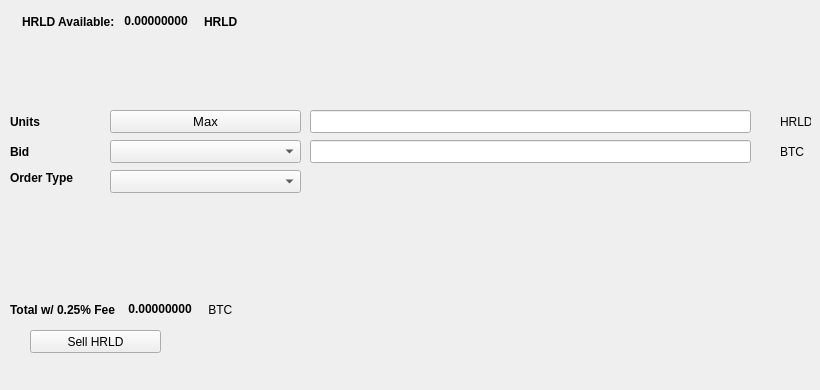
   <widget class="QWidget" name="SellTab">
    <attribute name="title">
     <string>Sell</string>
    </attribute>
    <widget class="QLabel" name="label_16">
     <property name="geometry">
      <rect>
       <x>780</x>
       <y>140</y>
       <width>31</width>
       <height>23</height>
      </rect>
     </property>
     <property name="text">
      <string>BTC</string>
     </property>
    </widget>
    <widget class="QComboBox" name="SellBidcomboBox">
     <property name="geometry">
      <rect>
       <x>110</x>
       <y>140</y>
       <width>191</width>
       <height>23</height>
      </rect>
     </property>
     <property name="font">
      <font>
       <pointsize>10</pointsize>
      </font>
     </property>
    </widget>
    <widget class="QLabel" name="label_18">
     <property name="geometry">
      <rect>
       <x>10</x>
       <y>110</y>
       <width>46</width>
       <height>23</height>
      </rect>
     </property>
     <property name="font">
      <font>
       <weight>75</weight>
       <bold>true</bold>
      </font>
     </property>
     <property name="text">
      <string>Units</string>
     </property>
    </widget>
    <widget class="QPushButton" name="Sell_Max_Amount">
     <property name="geometry">
      <rect>
       <x>110</x>
       <y>110</y>
       <width>191</width>
       <height>23</height>
      </rect>
     </property>
     <property name="font">
      <font>
       <pointsize>10</pointsize>
      </font>
     </property>
     <property name="text">
      <string>Max</string>
     </property>
    </widget>
    <widget class="QLabel" name="label_20">
     <property name="geometry">
      <rect>
       <x>10</x>
       <y>170</y>
       <width>91</width>
       <height>16</height>
      </rect>
     </property>
     <property name="font">
      <font>
       <weight>75</weight>
       <bold>true</bold>
      </font>
     </property>
     <property name="text">
      <string>Order Type</string>
     </property>
    </widget>
    <widget class="QComboBox" name="SellOrdertypeCombo">
     <property name="geometry">
      <rect>
       <x>110</x>
       <y>170</y>
       <width>191</width>
       <height>23</height>
      </rect>
     </property>
     <property name="font">
      <font>
       <pointsize>10</pointsize>
      </font>
     </property>
    </widget>
    <widget class="QLabel" name="label_21">
     <property name="geometry">
      <rect>
       <x>10</x>
       <y>140</y>
       <width>46</width>
       <height>23</height>
      </rect>
     </property>
     <property name="font">
      <font>
       <weight>75</weight>
       <bold>true</bold>
      </font>
     </property>
     <property name="text">
      <string>Bid</string>
     </property>
    </widget>
    <widget class="QLabel" name="label_22">
     <property name="geometry">
      <rect>
       <x>780</x>
       <y>110</y>
       <width>31</width>
       <height>23</height>
      </rect>
     </property>
     <property name="text">
      <string>HRLD</string>
     </property>
    </widget>
    <widget class="QLineEdit" name="UnitsInputENZ">
     <property name="geometry">
      <rect>
       <x>310</x>
       <y>110</y>
       <width>441</width>
       <height>23</height>
      </rect>
     </property>
     <property name="font">
      <font>
       <pointsize>9</pointsize>
       <weight>75</weight>
       <bold>true</bold>
      </font>
     </property>
    </widget>
    <widget class="QLineEdit" name="SellBidPriceEdit">
     <property name="geometry">
      <rect>
       <x>310</x>
       <y>140</y>
       <width>441</width>
       <height>23</height>
      </rect>
     </property>
     <property name="font">
      <font>
       <pointsize>9</pointsize>
       <weight>75</weight>
       <bold>true</bold>
      </font>
     </property>
    </widget>
    <widget class="QPushButton" name="SellENZBTN">
     <property name="geometry">
      <rect>
       <x>30</x>
       <y>330</y>
       <width>131</width>
       <height>23</height>
      </rect>
     </property>
     <property name="text">
      <string>Sell HRLD</string>
     </property>
     <property name="icon">
      <iconset resource="../haroldcoin">
       <normaloff>:/icons/bitcoin</normaloff>:/icons/bitcoin</iconset>
     </property>
    </widget>
    <widget class="QWidget" name="layoutWidget3">
     <property name="geometry">
      <rect>
       <x>22</x>
       <y>12</y>
       <width>258</width>
       <height>19</height>
      </rect>
     </property>
     <layout class="QHBoxLayout" name="horizontalLayout">
      <item>
       <widget class="QLabel" name="label232_2">
        <property name="font">
         <font>
          <weight>75</weight>
          <bold>true</bold>
         </font>
        </property>
        <property name="text">
         <string>HRLD Available:</string>
        </property>
       </widget>
      </item>
      <item>
       <widget class="QLabel" name="ENZAvailableLabel">
        <property name="palette">
         <palette>
          <active>
           <colorrole role="WindowText">
            <brush brushstyle="SolidPattern">
             <color alpha="255">
              <red>0</red>
              <green>0</green>
              <blue>0</blue>
             </color>
            </brush>
           </colorrole>
           <colorrole role="Button">
            <brush brushstyle="SolidPattern">
             <color alpha="255">
              <red>0</red>
              <green>170</green>
              <blue>0</blue>
             </color>
            </brush>
           </colorrole>
           <colorrole role="Light">
            <brush brushstyle="SolidPattern">
             <color alpha="255">
              <red>0</red>
              <green>255</green>
              <blue>0</blue>
             </color>
            </brush>
           </colorrole>
           <colorrole role="Midlight">
            <brush brushstyle="SolidPattern">
             <color alpha="255">
              <red>0</red>
              <green>212</green>
              <blue>0</blue>
             </color>
            </brush>
           </colorrole>
           <colorrole role="Dark">
            <brush brushstyle="SolidPattern">
             <color alpha="255">
              <red>0</red>
              <green>85</green>
              <blue>0</blue>
             </color>
            </brush>
           </colorrole>
           <colorrole role="Mid">
            <brush brushstyle="SolidPattern">
             <color alpha="255">
              <red>0</red>
              <green>113</green>
              <blue>0</blue>
             </color>
            </brush>
           </colorrole>
           <colorrole role="Text">
            <brush brushstyle="SolidPattern">
             <color alpha="255">
              <red>0</red>
              <green>170</green>
              <blue>0</blue>
             </color>
            </brush>
           </colorrole>
           <colorrole role="BrightText">
            <brush brushstyle="SolidPattern">
             <color alpha="255">
              <red>255</red>
              <green>255</green>
              <blue>255</blue>
             </color>
            </brush>
           </colorrole>
           <colorrole role="ButtonText">
            <brush brushstyle="SolidPattern">
             <color alpha="255">
              <red>0</red>
              <green>0</green>
              <blue>0</blue>
             </color>
            </brush>
           </colorrole>
           <colorrole role="Base">
            <brush brushstyle="SolidPattern">
             <color alpha="255">
              <red>255</red>
              <green>255</green>
              <blue>255</blue>
             </color>
            </brush>
           </colorrole>
           <colorrole role="Window">
            <brush brushstyle="SolidPattern">
             <color alpha="255">
              <red>0</red>
              <green>170</green>
              <blue>0</blue>
             </color>
            </brush>
           </colorrole>
           <colorrole role="Shadow">
            <brush brushstyle="SolidPattern">
             <color alpha="255">
              <red>0</red>
              <green>0</green>
              <blue>0</blue>
             </color>
            </brush>
           </colorrole>
           <colorrole role="AlternateBase">
            <brush brushstyle="SolidPattern">
             <color alpha="255">
              <red>127</red>
              <green>212</green>
              <blue>127</blue>
             </color>
            </brush>
           </colorrole>
           <colorrole role="ToolTipBase">
            <brush brushstyle="SolidPattern">
             <color alpha="255">
              <red>255</red>
              <green>255</green>
              <blue>220</blue>
             </color>
            </brush>
           </colorrole>
           <colorrole role="ToolTipText">
            <brush brushstyle="SolidPattern">
             <color alpha="255">
              <red>0</red>
              <green>0</green>
              <blue>0</blue>
             </color>
            </brush>
           </colorrole>
          </active>
          <inactive>
           <colorrole role="WindowText">
            <brush brushstyle="SolidPattern">
             <color alpha="255">
              <red>0</red>
              <green>0</green>
              <blue>0</blue>
             </color>
            </brush>
           </colorrole>
           <colorrole role="Button">
            <brush brushstyle="SolidPattern">
             <color alpha="255">
              <red>0</red>
              <green>170</green>
              <blue>0</blue>
             </color>
            </brush>
           </colorrole>
           <colorrole role="Light">
            <brush brushstyle="SolidPattern">
             <color alpha="255">
              <red>0</red>
              <green>255</green>
              <blue>0</blue>
             </color>
            </brush>
           </colorrole>
           <colorrole role="Midlight">
            <brush brushstyle="SolidPattern">
             <color alpha="255">
              <red>0</red>
              <green>212</green>
              <blue>0</blue>
             </color>
            </brush>
           </colorrole>
           <colorrole role="Dark">
            <brush brushstyle="SolidPattern">
             <color alpha="255">
              <red>0</red>
              <green>85</green>
              <blue>0</blue>
             </color>
            </brush>
           </colorrole>
           <colorrole role="Mid">
            <brush brushstyle="SolidPattern">
             <color alpha="255">
              <red>0</red>
              <green>113</green>
              <blue>0</blue>
             </color>
            </brush>
           </colorrole>
           <colorrole role="Text">
            <brush brushstyle="SolidPattern">
             <color alpha="255">
              <red>0</red>
              <green>170</green>
              <blue>0</blue>
             </color>
            </brush>
           </colorrole>
           <colorrole role="BrightText">
            <brush brushstyle="SolidPattern">
             <color alpha="255">
              <red>255</red>
              <green>255</green>
              <blue>255</blue>
             </color>
            </brush>
           </colorrole>
           <colorrole role="ButtonText">
            <brush brushstyle="SolidPattern">
             <color alpha="255">
              <red>0</red>
              <green>0</green>
              <blue>0</blue>
             </color>
            </brush>
           </colorrole>
           <colorrole role="Base">
            <brush brushstyle="SolidPattern">
             <color alpha="255">
              <red>255</red>
              <green>255</green>
              <blue>255</blue>
             </color>
            </brush>
           </colorrole>
           <colorrole role="Window">
            <brush brushstyle="SolidPattern">
             <color alpha="255">
              <red>0</red>
              <green>170</green>
              <blue>0</blue>
             </color>
            </brush>
           </colorrole>
           <colorrole role="Shadow">
            <brush brushstyle="SolidPattern">
             <color alpha="255">
              <red>0</red>
              <green>0</green>
              <blue>0</blue>
             </color>
            </brush>
           </colorrole>
           <colorrole role="AlternateBase">
            <brush brushstyle="SolidPattern">
             <color alpha="255">
              <red>127</red>
              <green>212</green>
              <blue>127</blue>
             </color>
            </brush>
           </colorrole>
           <colorrole role="ToolTipBase">
            <brush brushstyle="SolidPattern">
             <color alpha="255">
              <red>255</red>
              <green>255</green>
              <blue>220</blue>
             </color>
            </brush>
           </colorrole>
           <colorrole role="ToolTipText">
            <brush brushstyle="SolidPattern">
             <color alpha="255">
              <red>0</red>
              <green>0</green>
              <blue>0</blue>
             </color>
            </brush>
           </colorrole>
          </inactive>
          <disabled>
           <colorrole role="WindowText">
            <brush brushstyle="SolidPattern">
             <color alpha="255">
              <red>0</red>
              <green>85</green>
              <blue>0</blue>
             </color>
            </brush>
           </colorrole>
           <colorrole role="Button">
            <brush brushstyle="SolidPattern">
             <color alpha="255">
              <red>0</red>
              <green>170</green>
              <blue>0</blue>
             </color>
            </brush>
           </colorrole>
           <colorrole role="Light">
            <brush brushstyle="SolidPattern">
             <color alpha="255">
              <red>0</red>
              <green>255</green>
              <blue>0</blue>
             </color>
            </brush>
           </colorrole>
           <colorrole role="Midlight">
            <brush brushstyle="SolidPattern">
             <color alpha="255">
              <red>0</red>
              <green>212</green>
              <blue>0</blue>
             </color>
            </brush>
           </colorrole>
           <colorrole role="Dark">
            <brush brushstyle="SolidPattern">
             <color alpha="255">
              <red>0</red>
              <green>85</green>
              <blue>0</blue>
             </color>
            </brush>
           </colorrole>
           <colorrole role="Mid">
            <brush brushstyle="SolidPattern">
             <color alpha="255">
              <red>0</red>
              <green>113</green>
              <blue>0</blue>
             </color>
            </brush>
           </colorrole>
           <colorrole role="Text">
            <brush brushstyle="SolidPattern">
             <color alpha="255">
              <red>0</red>
              <green>85</green>
              <blue>0</blue>
             </color>
            </brush>
           </colorrole>
           <colorrole role="BrightText">
            <brush brushstyle="SolidPattern">
             <color alpha="255">
              <red>255</red>
              <green>255</green>
              <blue>255</blue>
             </color>
            </brush>
           </colorrole>
           <colorrole role="ButtonText">
            <brush brushstyle="SolidPattern">
             <color alpha="255">
              <red>0</red>
              <green>85</green>
              <blue>0</blue>
             </color>
            </brush>
           </colorrole>
           <colorrole role="Base">
            <brush brushstyle="SolidPattern">
             <color alpha="255">
              <red>0</red>
              <green>170</green>
              <blue>0</blue>
             </color>
            </brush>
           </colorrole>
           <colorrole role="Window">
            <brush brushstyle="SolidPattern">
             <color alpha="255">
              <red>0</red>
              <green>170</green>
              <blue>0</blue>
             </color>
            </brush>
           </colorrole>
           <colorrole role="Shadow">
            <brush brushstyle="SolidPattern">
             <color alpha="255">
              <red>0</red>
              <green>0</green>
              <blue>0</blue>
             </color>
            </brush>
           </colorrole>
           <colorrole role="AlternateBase">
            <brush brushstyle="SolidPattern">
             <color alpha="255">
              <red>0</red>
              <green>170</green>
              <blue>0</blue>
             </color>
            </brush>
           </colorrole>
           <colorrole role="ToolTipBase">
            <brush brushstyle="SolidPattern">
             <color alpha="255">
              <red>255</red>
              <green>255</green>
              <blue>220</blue>
             </color>
            </brush>
           </colorrole>
           <colorrole role="ToolTipText">
            <brush brushstyle="SolidPattern">
             <color alpha="255">
              <red>0</red>
              <green>0</green>
              <blue>0</blue>
             </color>
            </brush>
           </colorrole>
          </disabled>
         </palette>
        </property>
        <property name="font">
         <font>
          <weight>75</weight>
          <bold>true</bold>
         </font>
        </property>
        <property name="text">
         <string> 0.00000000 </string>
        </property>
        <property name="textInteractionFlags">
         <set>Qt::LinksAccessibleByMouse|Qt::TextSelectableByKeyboard|Qt::TextSelectableByMouse</set>
        </property>
       </widget>
      </item>
      <item>
       <widget class="QLabel" name="labelENZ">
        <property name="font">
         <font>
          <weight>75</weight>
          <bold>true</bold>
         </font>
        </property>
        <property name="text">
         <string>HRLD</string>
        </property>
       </widget>
      </item>
     </layout>
    </widget>
    <widget class="QWidget" name="layoutWidget">
     <property name="geometry">
      <rect>
       <x>10</x>
       <y>300</y>
       <width>268</width>
       <height>19</height>
      </rect>
     </property>
     <layout class="QHBoxLayout" name="horizontalLayout_2">
      <item>
       <widget class="QLabel" name="label_19">
        <property name="font">
         <font>
          <weight>75</weight>
          <bold>true</bold>
         </font>
        </property>
        <property name="text">
         <string>Total w/ 0.25% Fee </string>
        </property>
       </widget>
      </item>
      <item>
       <widget class="QLabel" name="SellCostLabel">
        <property name="palette">
         <palette>
          <active>
           <colorrole role="WindowText">
            <brush brushstyle="SolidPattern">
             <color alpha="255">
              <red>0</red>
              <green>0</green>
              <blue>0</blue>
             </color>
            </brush>
           </colorrole>
           <colorrole role="Button">
            <brush brushstyle="SolidPattern">
             <color alpha="255">
              <red>0</red>
              <green>170</green>
              <blue>0</blue>
             </color>
            </brush>
           </colorrole>
           <colorrole role="Light">
            <brush brushstyle="SolidPattern">
             <color alpha="255">
              <red>0</red>
              <green>255</green>
              <blue>0</blue>
             </color>
            </brush>
           </colorrole>
           <colorrole role="Midlight">
            <brush brushstyle="SolidPattern">
             <color alpha="255">
              <red>0</red>
              <green>212</green>
              <blue>0</blue>
             </color>
            </brush>
           </colorrole>
           <colorrole role="Dark">
            <brush brushstyle="SolidPattern">
             <color alpha="255">
              <red>0</red>
              <green>85</green>
              <blue>0</blue>
             </color>
            </brush>
           </colorrole>
           <colorrole role="Mid">
            <brush brushstyle="SolidPattern">
             <color alpha="255">
              <red>0</red>
              <green>113</green>
              <blue>0</blue>
             </color>
            </brush>
           </colorrole>
           <colorrole role="Text">
            <brush brushstyle="SolidPattern">
             <color alpha="255">
              <red>0</red>
              <green>170</green>
              <blue>0</blue>
             </color>
            </brush>
           </colorrole>
           <colorrole role="BrightText">
            <brush brushstyle="SolidPattern">
             <color alpha="255">
              <red>255</red>
              <green>255</green>
              <blue>255</blue>
             </color>
            </brush>
           </colorrole>
           <colorrole role="ButtonText">
            <brush brushstyle="SolidPattern">
             <color alpha="255">
              <red>0</red>
              <green>0</green>
              <blue>0</blue>
             </color>
            </brush>
           </colorrole>
           <colorrole role="Base">
            <brush brushstyle="SolidPattern">
             <color alpha="255">
              <red>255</red>
              <green>255</green>
              <blue>255</blue>
             </color>
            </brush>
           </colorrole>
           <colorrole role="Window">
            <brush brushstyle="SolidPattern">
             <color alpha="255">
              <red>0</red>
              <green>170</green>
              <blue>0</blue>
             </color>
            </brush>
           </colorrole>
           <colorrole role="Shadow">
            <brush brushstyle="SolidPattern">
             <color alpha="255">
              <red>0</red>
              <green>0</green>
              <blue>0</blue>
             </color>
            </brush>
           </colorrole>
           <colorrole role="AlternateBase">
            <brush brushstyle="SolidPattern">
             <color alpha="255">
              <red>127</red>
              <green>212</green>
              <blue>127</blue>
             </color>
            </brush>
           </colorrole>
           <colorrole role="ToolTipBase">
            <brush brushstyle="SolidPattern">
             <color alpha="255">
              <red>255</red>
              <green>255</green>
              <blue>220</blue>
             </color>
            </brush>
           </colorrole>
           <colorrole role="ToolTipText">
            <brush brushstyle="SolidPattern">
             <color alpha="255">
              <red>0</red>
              <green>0</green>
              <blue>0</blue>
             </color>
            </brush>
           </colorrole>
          </active>
          <inactive>
           <colorrole role="WindowText">
            <brush brushstyle="SolidPattern">
             <color alpha="255">
              <red>0</red>
              <green>0</green>
              <blue>0</blue>
             </color>
            </brush>
           </colorrole>
           <colorrole role="Button">
            <brush brushstyle="SolidPattern">
             <color alpha="255">
              <red>0</red>
              <green>170</green>
              <blue>0</blue>
             </color>
            </brush>
           </colorrole>
           <colorrole role="Light">
            <brush brushstyle="SolidPattern">
             <color alpha="255">
              <red>0</red>
              <green>255</green>
              <blue>0</blue>
             </color>
            </brush>
           </colorrole>
           <colorrole role="Midlight">
            <brush brushstyle="SolidPattern">
             <color alpha="255">
              <red>0</red>
              <green>212</green>
              <blue>0</blue>
             </color>
            </brush>
           </colorrole>
           <colorrole role="Dark">
            <brush brushstyle="SolidPattern">
             <color alpha="255">
              <red>0</red>
              <green>85</green>
              <blue>0</blue>
             </color>
            </brush>
           </colorrole>
           <colorrole role="Mid">
            <brush brushstyle="SolidPattern">
             <color alpha="255">
              <red>0</red>
              <green>113</green>
              <blue>0</blue>
             </color>
            </brush>
           </colorrole>
           <colorrole role="Text">
            <brush brushstyle="SolidPattern">
             <color alpha="255">
              <red>0</red>
              <green>170</green>
              <blue>0</blue>
             </color>
            </brush>
           </colorrole>
           <colorrole role="BrightText">
            <brush brushstyle="SolidPattern">
             <color alpha="255">
              <red>255</red>
              <green>255</green>
              <blue>255</blue>
             </color>
            </brush>
           </colorrole>
           <colorrole role="ButtonText">
            <brush brushstyle="SolidPattern">
             <color alpha="255">
              <red>0</red>
              <green>0</green>
              <blue>0</blue>
             </color>
            </brush>
           </colorrole>
           <colorrole role="Base">
            <brush brushstyle="SolidPattern">
             <color alpha="255">
              <red>255</red>
              <green>255</green>
              <blue>255</blue>
             </color>
            </brush>
           </colorrole>
           <colorrole role="Window">
            <brush brushstyle="SolidPattern">
             <color alpha="255">
              <red>0</red>
              <green>170</green>
              <blue>0</blue>
             </color>
            </brush>
           </colorrole>
           <colorrole role="Shadow">
            <brush brushstyle="SolidPattern">
             <color alpha="255">
              <red>0</red>
              <green>0</green>
              <blue>0</blue>
             </color>
            </brush>
           </colorrole>
           <colorrole role="AlternateBase">
            <brush brushstyle="SolidPattern">
             <color alpha="255">
              <red>127</red>
              <green>212</green>
              <blue>127</blue>
             </color>
            </brush>
           </colorrole>
           <colorrole role="ToolTipBase">
            <brush brushstyle="SolidPattern">
             <color alpha="255">
              <red>255</red>
              <green>255</green>
              <blue>220</blue>
             </color>
            </brush>
           </colorrole>
           <colorrole role="ToolTipText">
            <brush brushstyle="SolidPattern">
             <color alpha="255">
              <red>0</red>
              <green>0</green>
              <blue>0</blue>
             </color>
            </brush>
           </colorrole>
          </inactive>
          <disabled>
           <colorrole role="WindowText">
            <brush brushstyle="SolidPattern">
             <color alpha="255">
              <red>0</red>
              <green>85</green>
              <blue>0</blue>
             </color>
            </brush>
           </colorrole>
           <colorrole role="Button">
            <brush brushstyle="SolidPattern">
             <color alpha="255">
              <red>0</red>
              <green>170</green>
              <blue>0</blue>
             </color>
            </brush>
           </colorrole>
           <colorrole role="Light">
            <brush brushstyle="SolidPattern">
             <color alpha="255">
              <red>0</red>
              <green>255</green>
              <blue>0</blue>
             </color>
            </brush>
           </colorrole>
           <colorrole role="Midlight">
            <brush brushstyle="SolidPattern">
             <color alpha="255">
              <red>0</red>
              <green>212</green>
              <blue>0</blue>
             </color>
            </brush>
           </colorrole>
           <colorrole role="Dark">
            <brush brushstyle="SolidPattern">
             <color alpha="255">
              <red>0</red>
              <green>85</green>
              <blue>0</blue>
             </color>
            </brush>
           </colorrole>
           <colorrole role="Mid">
            <brush brushstyle="SolidPattern">
             <color alpha="255">
              <red>0</red>
              <green>113</green>
              <blue>0</blue>
             </color>
            </brush>
           </colorrole>
           <colorrole role="Text">
            <brush brushstyle="SolidPattern">
             <color alpha="255">
              <red>0</red>
              <green>85</green>
              <blue>0</blue>
             </color>
            </brush>
           </colorrole>
           <colorrole role="BrightText">
            <brush brushstyle="SolidPattern">
             <color alpha="255">
              <red>255</red>
              <green>255</green>
              <blue>255</blue>
             </color>
            </brush>
           </colorrole>
           <colorrole role="ButtonText">
            <brush brushstyle="SolidPattern">
             <color alpha="255">
              <red>0</red>
              <green>85</green>
              <blue>0</blue>
             </color>
            </brush>
           </colorrole>
           <colorrole role="Base">
            <brush brushstyle="SolidPattern">
             <color alpha="255">
              <red>0</red>
              <green>170</green>
              <blue>0</blue>
             </color>
            </brush>
           </colorrole>
           <colorrole role="Window">
            <brush brushstyle="SolidPattern">
             <color alpha="255">
              <red>0</red>
              <green>170</green>
              <blue>0</blue>
             </color>
            </brush>
           </colorrole>
           <colorrole role="Shadow">
            <brush brushstyle="SolidPattern">
             <color alpha="255">
              <red>0</red>
              <green>0</green>
              <blue>0</blue>
             </color>
            </brush>
           </colorrole>
           <colorrole role="AlternateBase">
            <brush brushstyle="SolidPattern">
             <color alpha="255">
              <red>0</red>
              <green>170</green>
              <blue>0</blue>
             </color>
            </brush>
           </colorrole>
           <colorrole role="ToolTipBase">
            <brush brushstyle="SolidPattern">
             <color alpha="255">
              <red>255</red>
              <green>255</green>
              <blue>220</blue>
             </color>
            </brush>
           </colorrole>
           <colorrole role="ToolTipText">
            <brush brushstyle="SolidPattern">
             <color alpha="255">
              <red>0</red>
              <green>0</green>
              <blue>0</blue>
             </color>
            </brush>
           </colorrole>
          </disabled>
         </palette>
        </property>
        <property name="font">
         <font>
          <weight>75</weight>
          <bold>true</bold>
         </font>
        </property>
        <property name="autoFillBackground">
         <bool>false</bool>
        </property>
        <property name="text">
         <string> 0.00000000</string>
        </property>
        <property name="textInteractionFlags">
         <set>Qt::LinksAccessibleByMouse|Qt::TextSelectableByMouse</set>
        </property>
       </widget>
      </item>
      <item>
       <widget class="QLabel" name="label_17">
        <property name="font">
         <font>
          <weight>50</weight>
          <bold>false</bold>
         </font>
        </property>
        <property name="text">
         <string> BTC</string>
        </property>
       </widget>
      </item>
     </layout>
    </widget>
    <widget class="QLabel" name="label_23">
     <property name="geometry">
      <rect>
       <x>460</x>
       <y>300</y>
       <width>281</width>
       <height>81</height>
      </rect>
     </property>
     <property name="text">
      <string/>
     </property>
     <property name="pixmap">
      <pixmap>:/images/bittrex</pixmap>
     </property>
    </widget>
   </widget>
